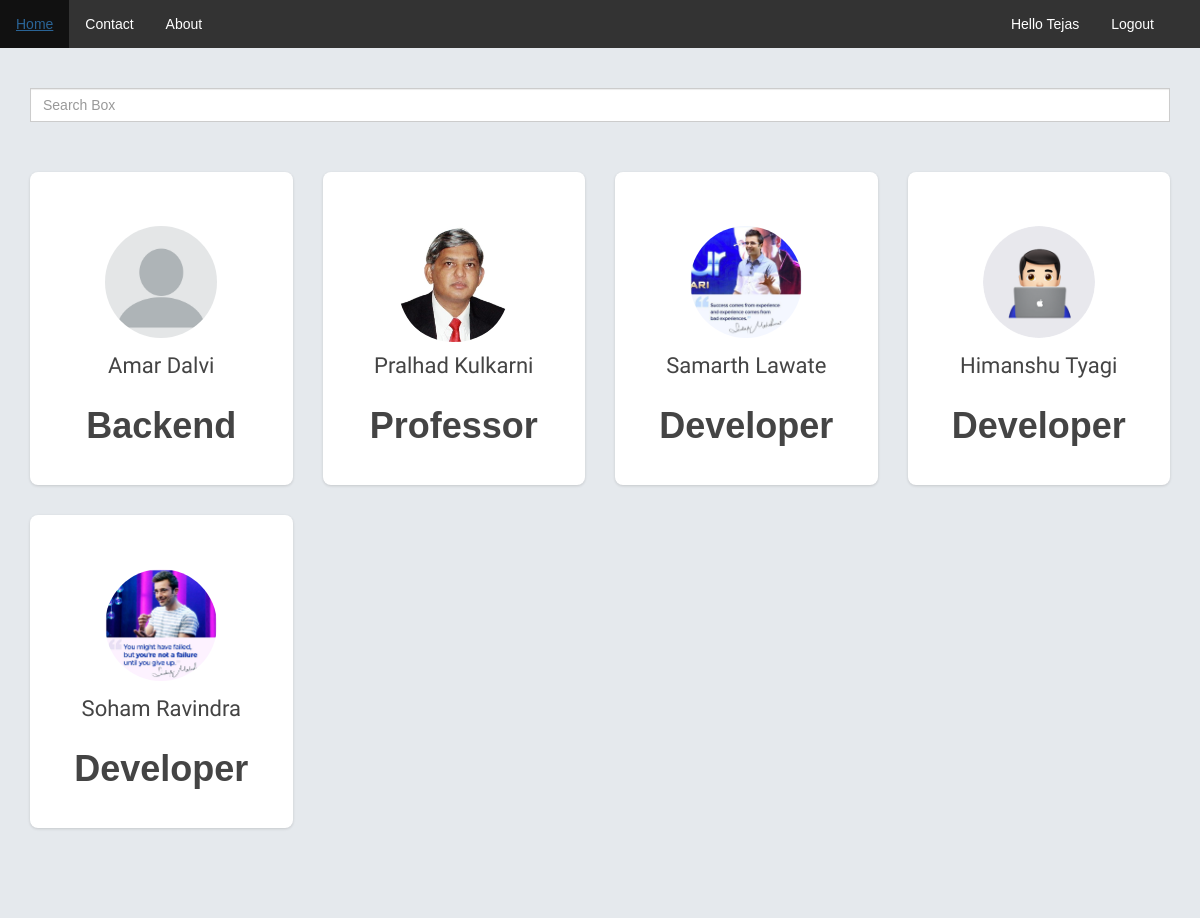
/panel/ (signed in), run on an earlier commit of the app's database.
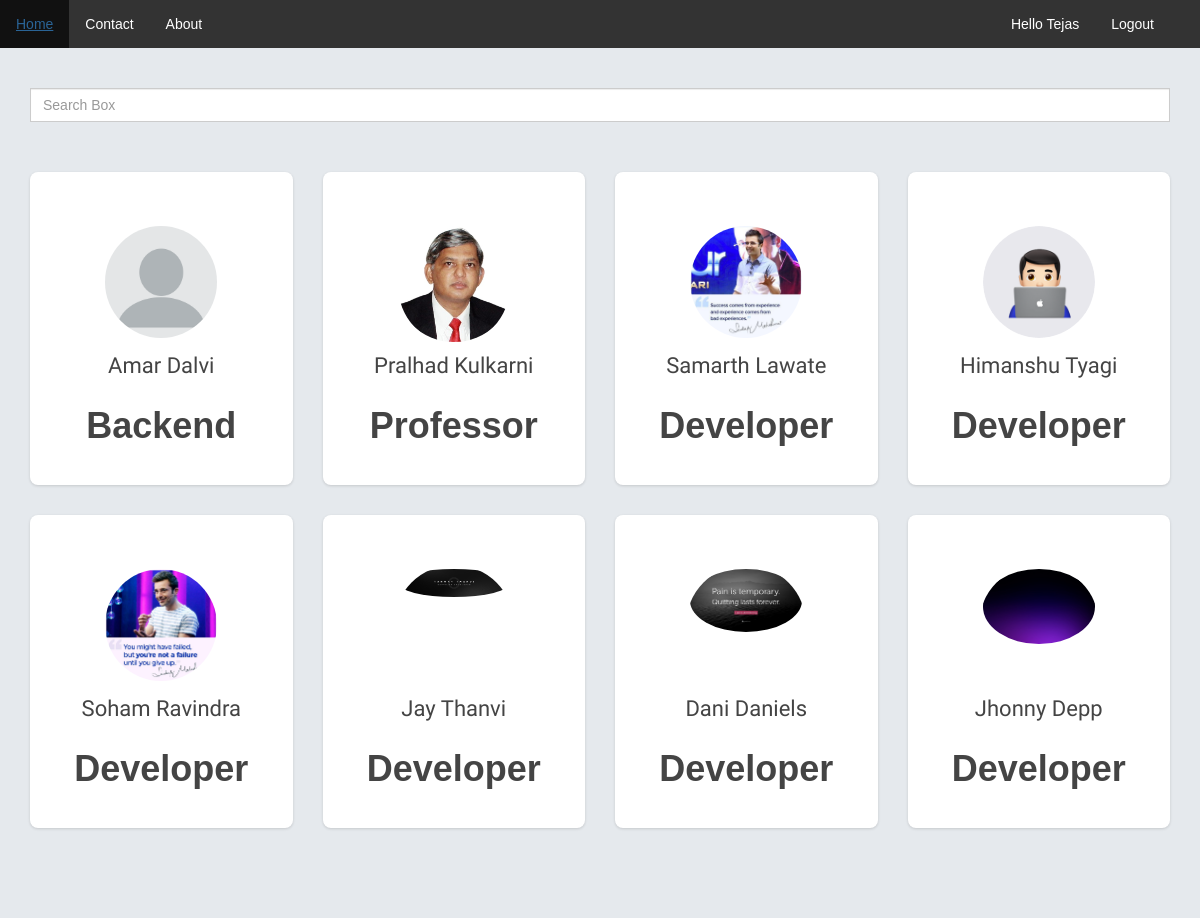
And on a later commit of the database.
### panel/models.py (models this page shows, shortened)
class Profile(models.Model):
    user = models.OneToOneField(User,on_delete=models.CASCADE,primary_key=True)
    Profile_photo = models.ImageField(upload_to="images/",null=True,blank=True)
    Gender = models.CharField(max_length=10,default="male")
    Domain = models.CharField(max_length=200,default="Developer")
    Clg_Org = models.CharField(max_length=200,null=True,blank=True)
    Year = models.IntegerField(null=True,blank=True)
    Branch_Dept = models.CharField(max_length=100)
    Working_status = models.BooleanField(default=True)
    Skills = models.JSONField(null=True,blank=True)
    Achivements = models.JSONField(null=True,blank=True)
    Projects = models.ManyToManyField(Project) # null or blank field will not affect many to many field
    Email = models.EmailField()
    Linkedin = models.URLField()
    Mobile = models.CharField(max_length=20)

### panel/views.py (the view)
# urls.py: path('',panelviews.dashboard,name="dashboard"),
def dashboard(request):
    if request.user.is_authenticated:
        objs = Profile.objects.exclude(user=request.user)
        return render(request,"panel.html",{'len':objs})
    else:
        return redirect(home)

### templates/panel.html (shortened to what this page needs)
{% load static %}
<!DOCTYPE html>
<html>
<head>
    <link href="{% static 'css/bootstrap.css' %}" rel='stylesheet' />
    <link href="{% static 'css/rotating-card.css' %}" rel='stylesheet' />
</head>
<nav>
    <!DOCTYPE html>
<html>
<head>
</head>
<body>
<ul>
  <li><a class="active" href="{% url 'home' %}">Home</a></li>
  <li><a href="#contact">Contact</a></li>
  <li><a href="#about">About</a></li>
  <li style="float: right;margin-right: 3rem;"><a href="{% url 'logout' %}">Logout</a></li>
  <li style="float: right;"><a href="{% url 'Profile' %}">Hello {{ request.user.first_name }}</a></li>
</ul>
</body>
</html>
</nav>
<br><br>
<div class="input-group container">
    <input type="text" class="form-control" id="myinput" placeholder="Search Box" style="display: inline;">
  </div>
<br><br>
<div class="container" style="margin-top: 10px;">
  <div class="row" id="row">
        {% for i in len %}
         <div class="col-md-3 col-sm-6">
             <div class="card-container">
                <div class="card">
                    <div class="front">
                        <div class="cover">
                        </div>
                        <div class="user">
                            <img class="img-circle" src="{{i.Profile_photo.url}}"/>
                        </div>
                        <div class="content">
                            <div class="main">
                                <h3 class="name">{{i.user.first_name}} {{i.user.last_name}}</h3>
                               <h1> <p class="text-center"> {{i.Domain}} </p></h1>
                            </div>
                        </div>
                    </div>
                    <div class="back">
                         <h1><div class="text-center" style="  text-shadow: 1px -1px 0px #269595d1 ;">Skills</div></h1>
                         <p class="text-center">{% for i,v in i.Skills.items %} {{i}} {% endfor %}... </p>
                        <div class="content">
                            <div class="main">
                                <h2 class="text-center" style="  text-shadow: 1px -1px 0px #269595d1 ;">Projects</h2>
                                <p class="text-center">Working on it ...</p>
                                <div class="stats-container">
                                     <a href="{% url 'Profile' %}?query={{i.user.username}}">
                                    <center><div class="ops"><button class="button button1">Visit Profile</button></div></center>
                                    </a>
                                </div>
                            </div>
                        </div>
                        <div class="footer">
                            <div class="social-links text-center">
                            </div>
                        </div>
                    </div>
                </div>
            </div>
        </div>
        {% endfor %}
</body>
</html>

### static/css/rotating-card.css (style rules this page uses)
body { margin-top: 60px; font-size: 14px; font-family: "Helvetica Nueue",Arial,Verdana,sans-serif; background-color: #E5E9ED; }
.card-container { -webkit-perspective: 800px; -moz-perspective: 800px; -o-perspective: 800px; perspective: 800px; margin-bottom: 30px; }
.card { -webkit-transition: -webkit-transform .5s; -moz-transition: -moz-transform .5s; -o-transition: -o-transform .5s; transition: transform .5s; -webkit-transform-style: preserve-3d; -moz-transform-style: preserve-3d; -o-transform-style: preserve-3d; transform-style: preserve-3d; position: relative; }
.front, .back { -webkit-backface-visibility: hidden; -moz-backface-visibility: hidden; -o-backface-visibility: hidden; backface-visibility: hidden; position: absolute; top: 0; left: 0; background-color: #FFF; box-shadow: 0 1px 3px 0 rgba(0, 0, 0, 0.14); }
.front { z-index: 2; }
.back { -webkit-transform: rotateY( 180deg ); -moz-transform: rotateY( 180deg ); -o-transform: rotateY( 180deg ); transform: rotateY( 180deg ); z-index: 3; }
.card { background: none repeat scroll 0 0 #FFFFFF; border-radius: 4px; color: #444444; border: #2C93FF 1px; }
.card-container, .front, .back { width: 100%; height: 313px; border-radius: 8px; }
.card .cover { height: 105px; overflow: hidden; border-radius: 4px 4px 0 0; }
.card .user { border-radius: 50%; display: block; height: 120px; margin: -55px auto 0; overflow: hidden; width: 120px; }
.card .user img { background: none repeat scroll 0 0 #FFFFFF; border: 4px solid #FFFFFF; width: 100%; }
.card .content { background-color: rgba(0, 0, 0, 0); box-shadow: none; padding: 10px -8px 20px; }
.card .content .main { min-height: 160px; }
.card .back .content .main { height: 215px; }
.card .name { font-size: 22px; line-height: 28px; margin: 10px 0 0; text-align: center; text-transform: capitalize; }
.card .footer { border-top: 1px solid #EEEEEE; color: #999999; margin: 30px 0 0; padding: 10px 0 0; text-align: center; }
.card .footer .social-links { font-size: 18px; }
.card .stats-container { width: 100%; margin-top: 27px; }

### templates/panel.html (style rules this page uses)
body { margin-top: 0px; }
.button1 { padding-left: 60px; padding-right: 60px; background-color: rgb(0, 166, 255); border-radius: 20px; color: rgb(0, 0, 0); font-size: large; box-shadow: 1px 2px 1px black; }
.card { border: black; }
.col-md-3 { border: black; }
ul { list-style-type: none; margin: 0; padding: 0; overflow: hidden; background-color: #333; }
li { float: left; }
li a { display: block; color: white; text-align: center; padding: 14px 16px; text-decoration: none; }

What changed in the data, as far as the page shows it:
added Profile: Profile_photo (picture), user.first_name "Jay", user.last_name "Thanvi", Domain "Developer"
added Profile: Profile_photo (picture), user.first_name "Dani", user.last_name "Daniels", Domain "Developer"
added Profile: Profile_photo (picture), user.first_name "Jhonny", user.last_name "Depp", Domain "Developer"
